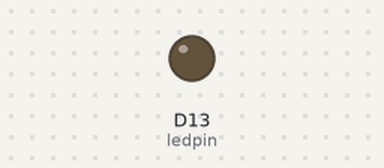
Bench run of a sketch on a simulated Arduino MKR. On the bench: output pins drawn as LEDs (lit = HIGH).

Above: at 0.0 s.
At 6.1 s:
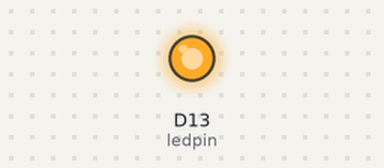
Timing chart, 0 to 8.5 s (numbered marks = the images above):
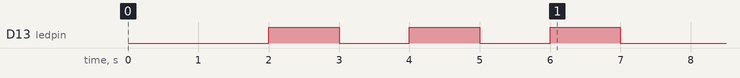

The sketch:

testBluetooth.ino
```cpp
#include <DueFlashStorage.h>
DueFlashStorage dueFlashStorage;


char val;         // variable to receive data from the serial port
int ledpin = 2;  // LED connected to pin 2 (on-board LED)


void setup()
{
  pinMode(ledpin = 13, OUTPUT);  // pin 13 (on-board LED) as OUTPUT

  Serial3.begin(9600);       // start serial communication at 115200bps

  delay(1000);                  // waits for a second
  digitalWrite(ledpin, LOW);    // turn Off pin 13 off
  delay(1000);                  // waits for a seconds
  digitalWrite(ledpin = 13, HIGH);  // turn ON pin 13 on
      delay(1000);                  // waits for a second
  digitalWrite(ledpin, LOW);    // turn Off pin 13 off
  delay(1000);                  // waits for a second
  digitalWrite(ledpin = 13, HIGH);  // turn ON pin 13 on
  delay(1000);                  // waits for a second
  digitalWrite(ledpin, LOW);    // turn Off pin 13 off
  delay(1000);                  // waits for a seconds
  digitalWrite(ledpin = 13, HIGH);  // turn ON pin 13 on
  delay(1000);                  // waits for a second
  digitalWrite(ledpin, LOW);    // turn Off pin 13 off
  delay(1000);                  // waits for a second
  Serial3.println("gimmy a 1 digit number: ");

}

void loop() {
  if(Serial3.available() > 0)       // if data is available to read
  {
    val = Serial3.read();         // read it and store it in 'val'
    if( isDigit(val))
    {
      byte b2[sizeof(val)];
      memcpy(b2, &val, sizeof(char));
      dueFlashStorage.write(0, b2, sizeof(char));
      Serial3.print("Wrote ");
      Serial3.print(val);
      Serial3.println(" to flash");
    }

    else
    {
      byte* b = dueFlashStorage.readAddress(0);
      char fromFlash;
      memcpy(&fromFlash, b, sizeof(char));
      Serial3.print("Read ");
      Serial3.print(fromFlash);
      Serial3.println(" from flash");
    }

    delay(1000);
  }
}
```
